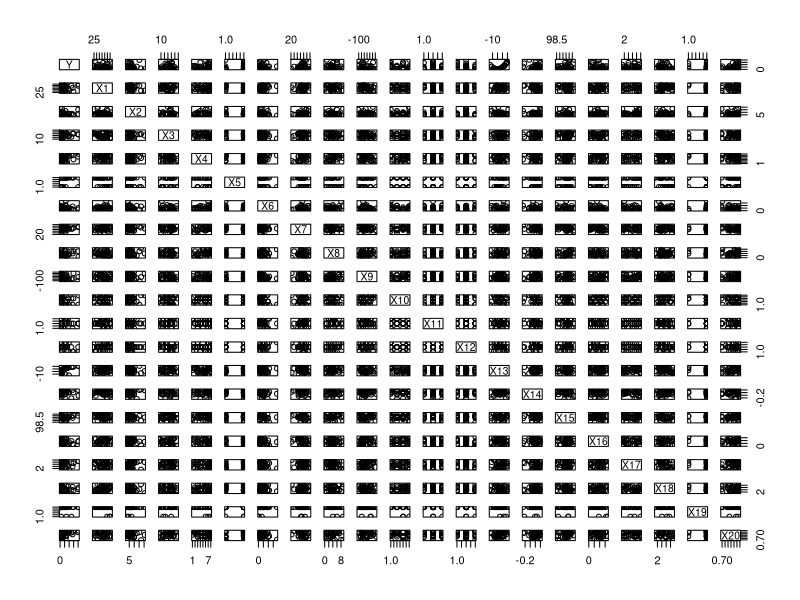
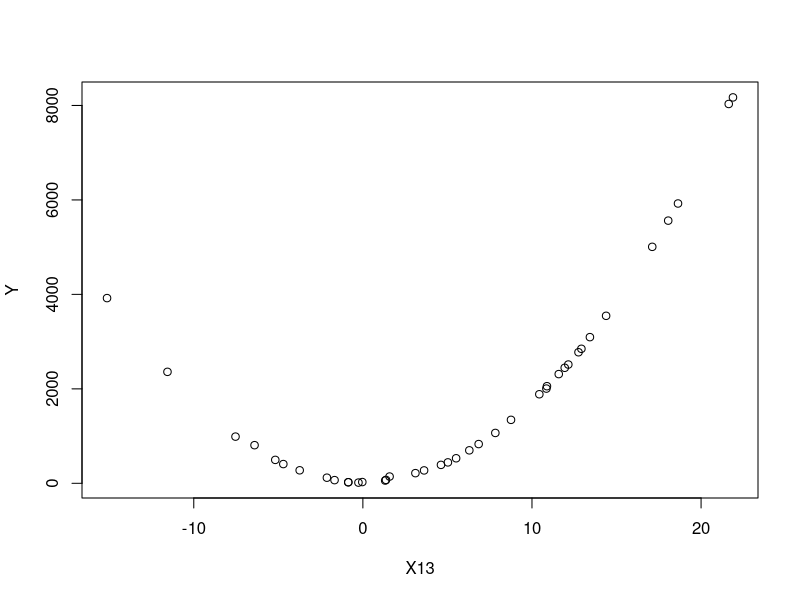
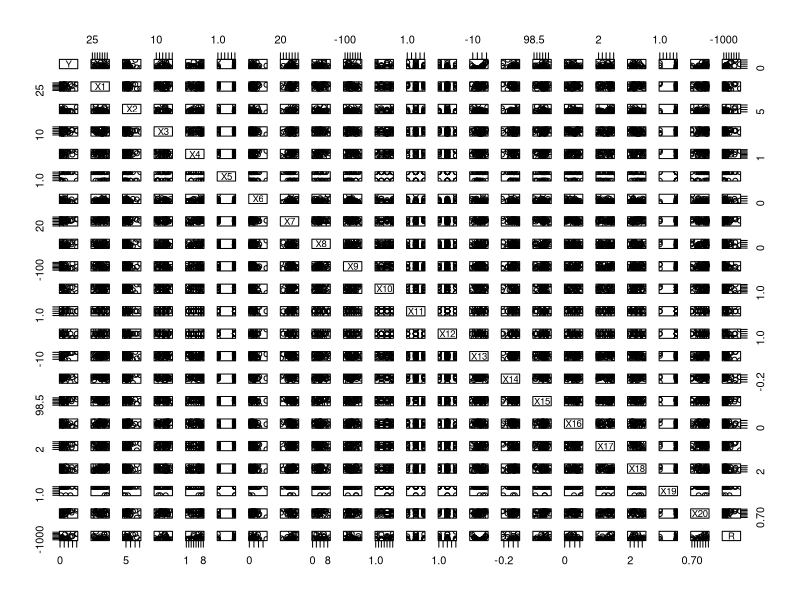

Here is the R script that generated these plots, in order:
## ---- chunk 1
sdata <- read.table("../Data/Sdata.csv", header=TRUE)
## ---- chunk 2
pairs(sdata)
## ---- chunk 3
plot(Y ~ X13, data=sdata)
lm1 <- lm(Y ~ X13 + I(X13)^2,data=sdata)
b <- lm1$coefficients 
curve(b[1] + b[2]*x + b[3]*(x)^2, add=TRUE, col="black")
## ---- chunk 4

pairs(cbind(sdata, R=lm1$residuals))
